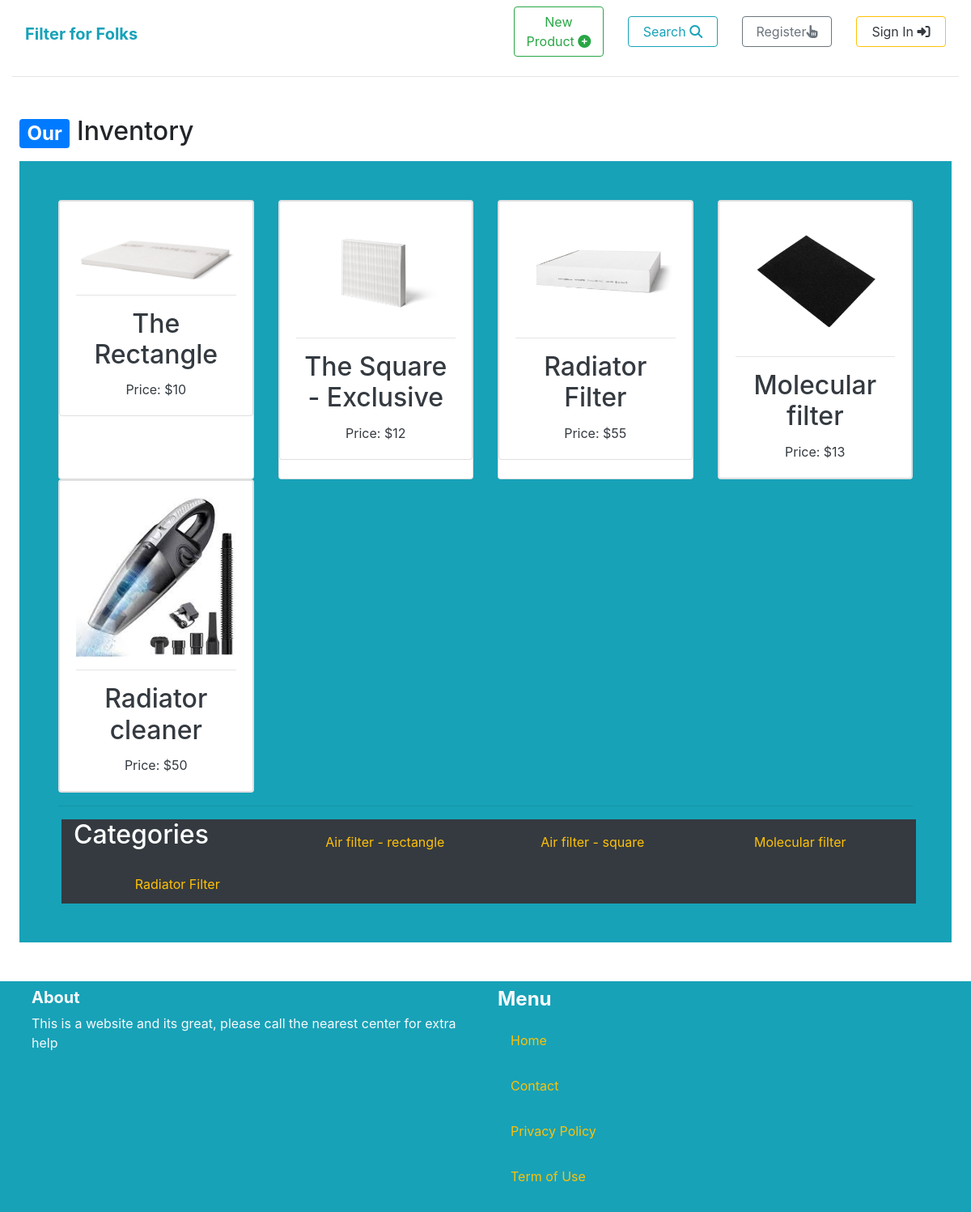
/products/, run on an earlier commit of the app's database.
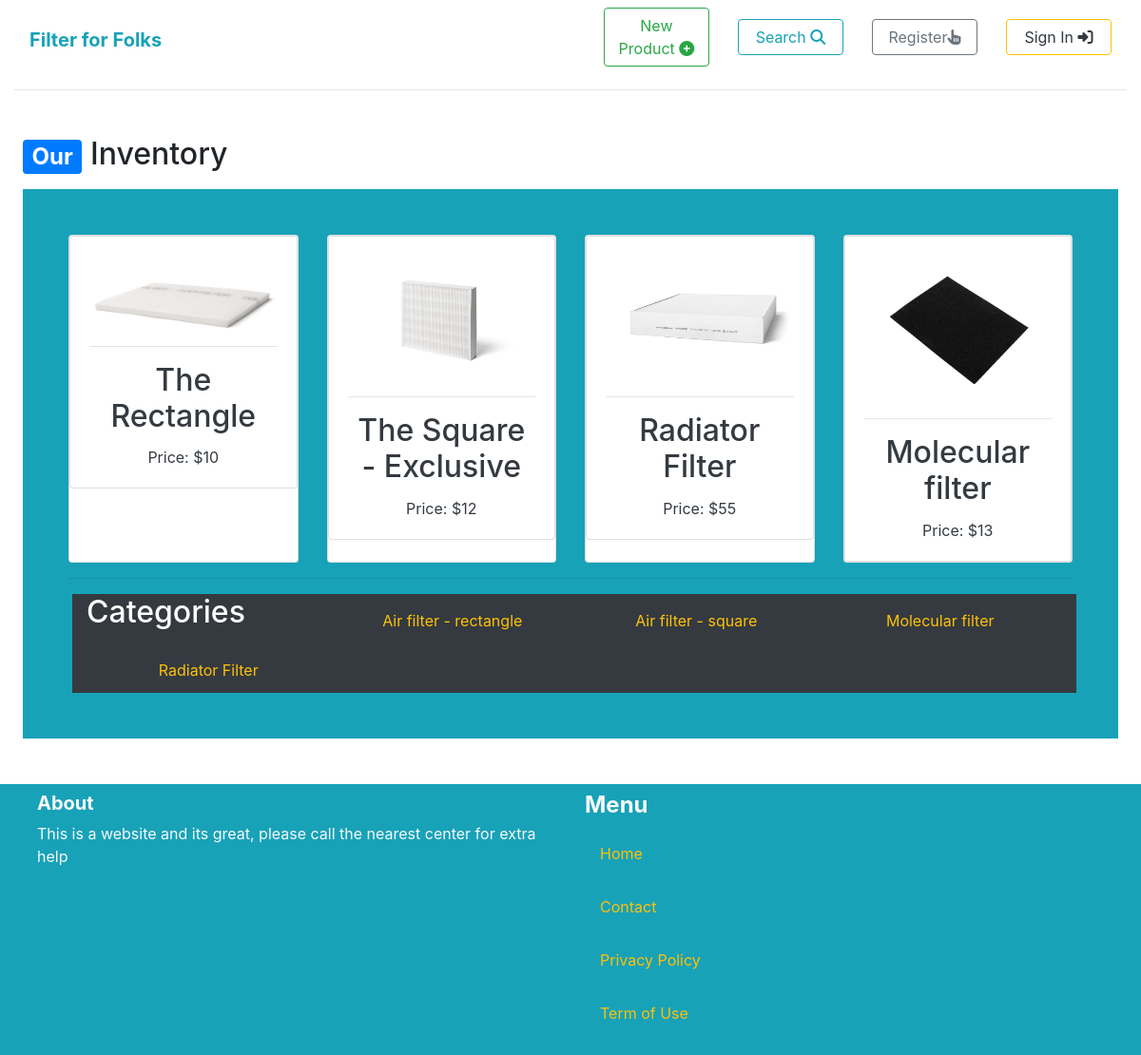
And on a later commit of the database.
### product/models.py (models this page shows, shortened)
class Product(models.Model):
    category = models.ForeignKey('Category', null=True, blank=True, on_delete=models.CASCADE, related_name='products')
    name = models.CharField(max_length=300)
    description = models.TextField()
    price = models.FloatField()
    image = models.ImageField(upload_to='product_images', blank=True, null=True)

class Category(models.Model):
    name = models.CharField(max_length=225)
    class Meta:
        ordering = ('name',)
        verbose_name_plural = 'Categories'

### core/views.py (the view)
# urls.py: path('products/', products_list),
def products_list(request):
    products = Product.objects.filter()
    for product in products:
        product.price = round(product.price)
    categories = Category.objects.all()
    return render(request, 'core/products.html', {
        'categories': categories,
        'products': products,
    })

### core/templates/core/products.html (shortened to what this page needs)
{% extends 'core/base.html' %}
{% block content %}
<div class="container-fluid mt-5 px-4 col w-100">
    <h2><span class="badge badge-primary">Our</span> Inventory</h2>
    <div class="bg-info mt-3 p-5 text-center">
        <div class="row">
            {% for product in products %}
                    <div class="col-sm-6 col-md-6 col-lg-4 col-xl-3">
                        <div class="card h-100">
                            <a href="{% url 'product:product_detail' product.id %}">
                                <div class="card">
                                    <div class="card-body">
                                        <img class="card-img-top img-fluid" src="{{ product.image.url }}" alt="{{ product.name }}">
                                        <hr>
                                        <div>
                                            <h2 class="card-title text-dark mt-0">{{ product.name }}</h2>
                                            <p class="card-text text-dark">Price: ${{ product.price}}</p>
                                        </div>
                                    </div>
                                </div>
                            </a>
                        </div>
                    </div>
            {% endfor %}
        </div>
        <hr>
        <div class="row text-white bg-dark ml-1 container-fluid">
            <h2>Categories</h2>
            {% for category in categories %}
                    <div class="col-sm-6 col-md-6 col-lg-4 col-xl-3 mt-3">
                        <div class="h-100">
                            <div>
                                <a href="">
                                    <p class="card-title mt-0 text-warning">{{ category.name }}</p>
                                </a>
                            </div>
                        </div>
                    </div>
            {% endfor %}
        </div>
    </div>
</div>
{% endblock %}

### core/templates/core/base.html (shortened to what this page needs)
{% load static %}
<!DOCTYPE html>
<html lang="en">
<head>
        <link rel="stylesheet" href="https://cdn.jsdelivr.net/npm/bootstrap@4.6.2/dist/css/bootstrap.min.css">
</head>
<body>
    <div class="container-fluid">
        <nav class="navbar navbar-expand-lg navbar-light bg-">
                <h1 class="font-weight-bold"><a class="navbar-brand text-info" href="{% url 'core:home' %}">Filter for Folks</a></h1>
                <div class="row align-items-center">
                        <div class="col-6 col-sm-3"><a href="{% url 'product:add_new_product' %}" class="btn btn-outline-success btn-block"> New Product <i class="fas fa-plus-circle"></i></a></div>
                        <div class="col-6 col-sm-3">
                            <a href="#" class="btn btn-outline-info btn-block">
                                Search <i class="fas fa-search"></i>
                            </a>
                        </div>
                        <div class="col-6 col-sm-3"><a href="{% url 'core:register' %}" class="btn btn-outline-secondary btn-block">Register<i class="fas fa-hand-pointer"></i></a></div>
                        <div class="col-6 col-sm-3"><a href="{% url 'core:signIn' %}" class="btn btn-outline-warning text-dark btn-block">Sign In <i class="fas fa-sign-in-alt"></i></a></div>
                </div>
        </nav>
        <hr>
    </div>
    <div>
        {% block content %}
        {% endblock %}
    </div>
    <footer class="bg-info mt-5 px-4">
        <div class="container-fluid">
            <div class="row">
                <div class="col w-100">
                    <h5 class="font-weight-bold text-light mt-2">About</h5>
                    <p class="text-light">This is a website and its great, please call the nearest center for extra help</p>
                </div>
                <div class="col w-100">
                    <h4 class="font-weight-bold text-light mt-2">Menu</h4>
                    <ul class="list-unstyled">
                        <li class="list-unstyled"><a href="{% url 'core:home' %}" class="nav-link text-lg text-warning d-block p-3">Home</a></li>
                        <li class="list-unstyled"><a href="{% url 'core:contact' %}" class="nav-link text-lg text-warning d-block p-3">Contact</a></li>
                        <li class="list-unstyled"><a href="" class="nav-link text-lg text-warning d-block p-3">Privacy Policy</a></li>
                        <li class="list-unstyled"><a href="" class="nav-link text-lg text-warning d-block p-3">Term of Use</a></li>
                    </ul>
                </div>
            </div>
        </div>
    </footer>
</body>
</html>

What changed in the data, as far as the page shows it:
removed Product: image (picture), name "Radiator cleaner", price "50"
